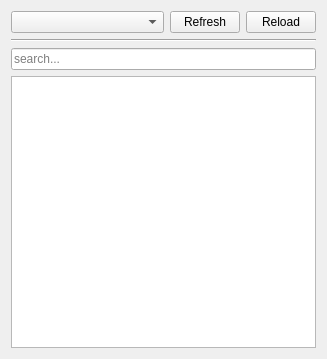
<?xml version="1.0" encoding="UTF-8"?>
<ui version="4.0">
 <class>Form</class>
 <widget class="QWidget" name="Form">
  <property name="geometry">
   <rect>
    <x>0</x>
    <y>0</y>
    <width>327</width>
    <height>359</height>
   </rect>
  </property>
  <property name="windowTitle">
   <string>Form</string>
  </property>
  <layout class="QVBoxLayout" name="verticalLayout">
   <item>
    <layout class="QHBoxLayout" name="horizontalLayout_2" stretch="4,1,1">
     <item>
      <widget class="QComboBox" name="sectionCombo"/>
     </item>
     <item>
      <widget class="QPushButton" name="refreshButton">
       <property name="minimumSize">
        <size>
         <width>70</width>
         <height>0</height>
        </size>
       </property>
       <property name="toolTip">
        <string>Refresh this list.</string>
       </property>
       <property name="text">
        <string>Refresh</string>
       </property>
      </widget>
     </item>
     <item>
      <widget class="QPushButton" name="reloadButton">
       <property name="minimumSize">
        <size>
         <width>70</width>
         <height>0</height>
        </size>
       </property>
       <property name="toolTip">
        <string>Reload the active module/folder.</string>
       </property>
       <property name="text">
        <string>Reload</string>
       </property>
      </widget>
     </item>
    </layout>
   </item>
   <item>
    <widget class="Line" name="textureLine">
     <property name="orientation">
      <enum>Qt::Horizontal</enum>
     </property>
    </widget>
   </item>
   <item>
    <widget class="QLineEdit" name="searchEdit">
     <property name="placeholderText">
      <string>search...</string>
     </property>
    </widget>
   </item>
   <item>
    <widget class="QListView" name="resourceList">
     <property name="editTriggers">
      <set>QAbstractItemView::NoEditTriggers</set>
     </property>
     <property name="showDropIndicator" stdset="0">
      <bool>false</bool>
     </property>
     <property name="selectionMode">
      <enum>QAbstractItemView::ExtendedSelection</enum>
     </property>
     <property name="iconSize">
      <size>
       <width>64</width>
       <height>64</height>
      </size>
     </property>
     <property name="isWrapping" stdset="0">
      <bool>true</bool>
     </property>
     <property name="resizeMode">
      <enum>QListView::Adjust</enum>
     </property>
     <property name="layoutMode">
      <enum>QListView::Batched</enum>
     </property>
     <property name="gridSize">
      <size>
       <width>92</width>
       <height>92</height>
      </size>
     </property>
     <property name="viewMode">
      <enum>QListView::IconMode</enum>
     </property>
     <property name="uniformItemSizes">
      <bool>true</bool>
     </property>
    </widget>
   </item>
  </layout>
</widget>
<customwidgets>
 <customwidget>
  <class>RobustListView</class>
  <extends>QListView</extends>
  <header location="global">utility.ui_libraries.qt.widgets.itemviews.listview</header>
  <container>1</container>
 </customwidget>
</customwidgets>
<resources/>
<connections/>
</ui>
